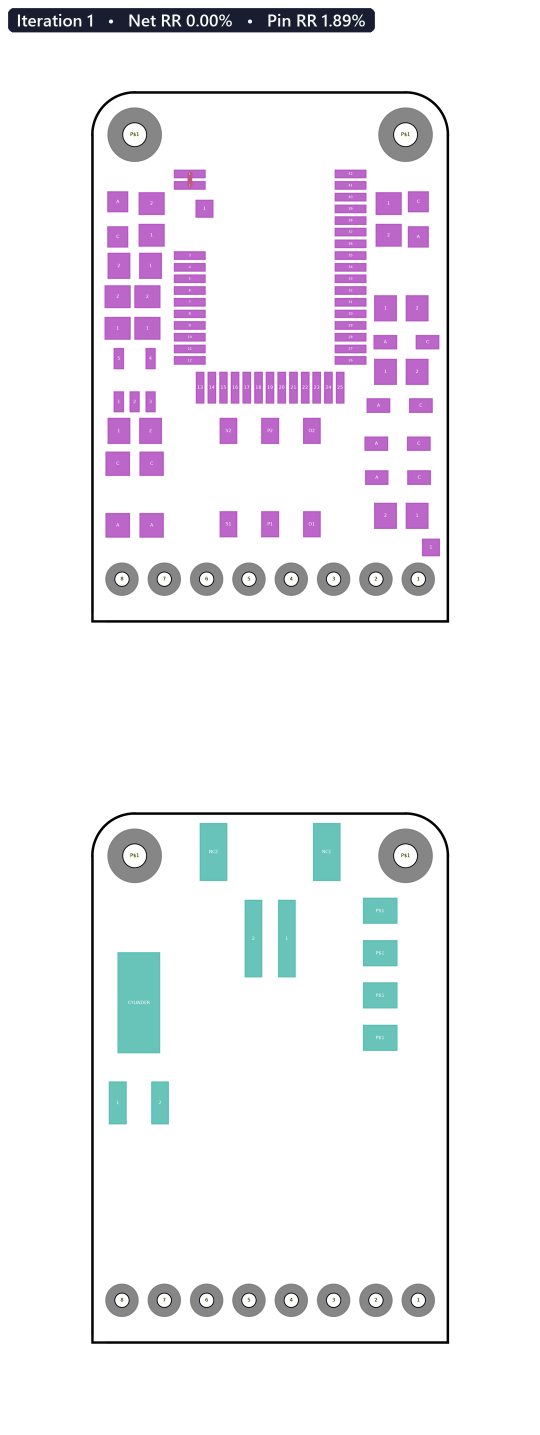
#> input picture routing/gifs/exp0--gemini-2-5-flash-lite.gif, 1080 x 2870 px (shown at 1/2 size)
$ python -i build_routing_gifs.py   (imports and definitions only)
#> lines starting #> are read from the running program, lines starting #| are printed output that depends on the picture
#!/usr/bin/env python3
"""Generate synchronized No Tools OmniRouting GIFs from top/bottom frames."""

from __future__ import annotations

import argparse
import json
import re
from pathlib import Path

from PIL import Image, ImageDraw, ImageFont


PROJECT_ROOT = Path(__file__).resolve().parents[1]
DEFAULT_INPUT_DIR = (
    PROJECT_ROOT.parent
    / "Adafruit DRV8833##1_baseline_no_tools (3)"
    / "Adafruit DRV8833##1_baseline_no_tools"
)
DEFAULT_OUTPUT_DIR = PROJECT_ROOT / "routing" / "gifs"
GROUND_TRUTH_FILENAME = "ground-truth.png"
FRAME_RE = re.compile(r"^iter_(?P<iteration>\d+)_current\.png$", re.IGNORECASE)
STEP_METRIC_RE = re.compile(
    r"^step\s+(?P<iteration>\d+)\s+"
    r"Net RR=\s*(?P<net_rr>\d+(?:\.\d+)?)%.*?"
    r"Pin RR=\s*(?P<pin_rr>\d+(?:\.\d+)?)%"
)
SETUP_IDS = {
    "agent_no_tools": "exp0",
    "agent_score_only": "exp1",
    "agent_visualization_only": "exp2",
    "agent_semantic_only": "exp3",
    "agent_prerouting_remake": "exp4",
    "agent_all_tools": "exp5",
}
MODEL_ALIASES = {
    "llama4-maverick": "llama-4-maverick",
}


# [28 lines left out: function parse_args, not called in this run]


def slugify(value: str) -> str:
    slug = re.sub(r"[^a-z0-9]+", "-", value.lower()).strip("-")
    return MODEL_ALIASES.get(slug, slug)


# [105 lines left out: functions setup_id, collect_side_frames, collect_jobs, load_step_metrics, remove_bottom_left_text, not called in this run]


def open_on_white(path: Path, clean_bottom_left_text: bool = False) -> Image.Image:
#> called with clean_bottom_left_text = False
    with Image.open(path) as source:
#> source is the input picture: PIL image 1080x2870 P; mean R, G, B 240.5, 238.6, 243
        rgba = source.convert("RGBA")
    canvas = Image.new("RGBA", rgba.size, "white")
#> canvas: PIL image 1080x2870 RGBA; every value is 255
    canvas.alpha_composite(rgba)
    image = canvas.convert("RGB")
    if clean_bottom_left_text:
        remove_bottom_left_text(image)

    width, height = image.size
#> width = 1080; height = 2870
    crop_box = (
        round(width * 0.13),
        round(height * 0.08),
        round(width * 0.87),
        round(height * 0.90),
    )
#> crop_box = (140, 230, 940, 2583)
    return image.crop(crop_box)
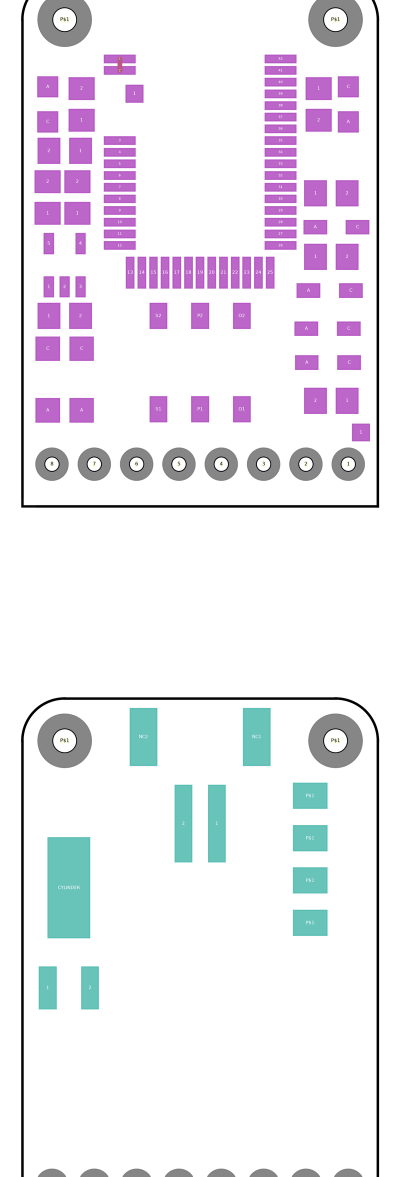
#> returned value: PIL image 800x2353 RGB (shown at 1/2 size); mean R, G, B 237.5, 234.3, 241.1


# [212 lines left out: functions compose_sides, load_metadata_font, draw_metadata_bar, prepare_frame, write_ground_truth, main, not called in this run]


# [2 lines not run here, left out]

>>> result = open_on_white('../routing/gifs/exp0--gemini-2-5-flash-lite.gif')

$ run again, on routing/gifs/exp1--gemini-2-5-flash-lite.gif
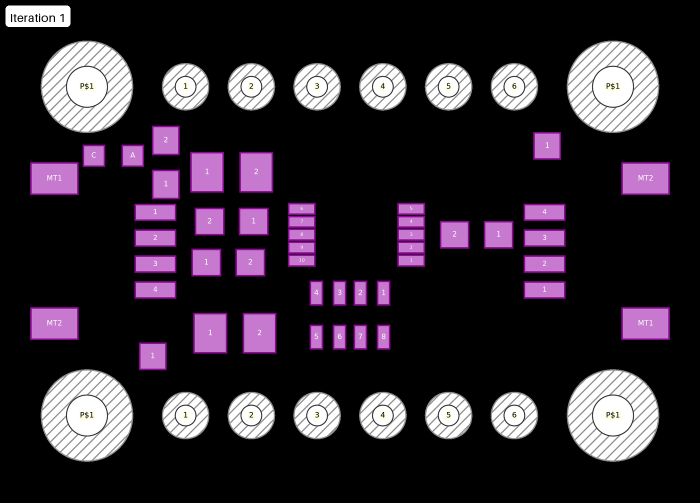
#> input picture routing/gifs/exp1--gemini-2-5-flash-lite.gif, 1400 x 1005 px (shown at 1/2 size)
#> in open_on_white, source is the input picture: PIL image 1400x1005 P; mean R, G, B 49.2, 40.9, 49.8
#> canvas: PIL image 1400x1005 RGBA; every value is 255
#> in open_on_white, `return image.crop(crop_box)`:
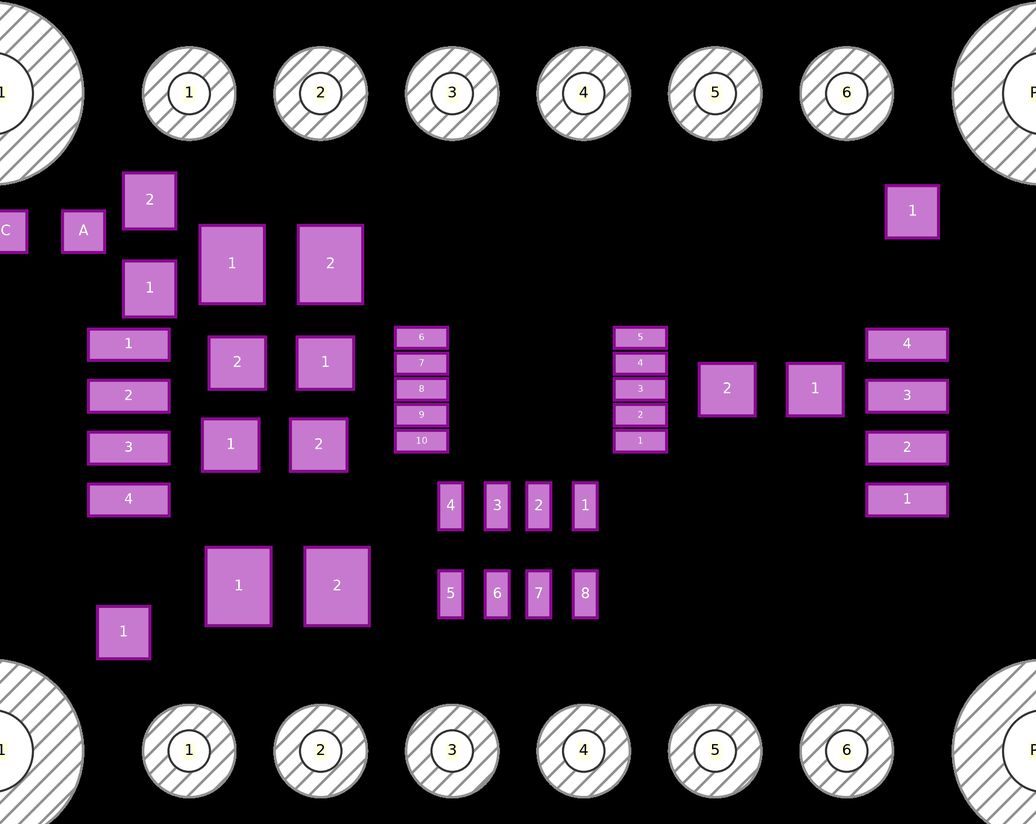
#> returned value: PIL image 1036x824 RGB; mean R, G, B 57.4, 46.4, 58.3

$ run again, on routing/gifs/exp1--llama-4-maverick.gif
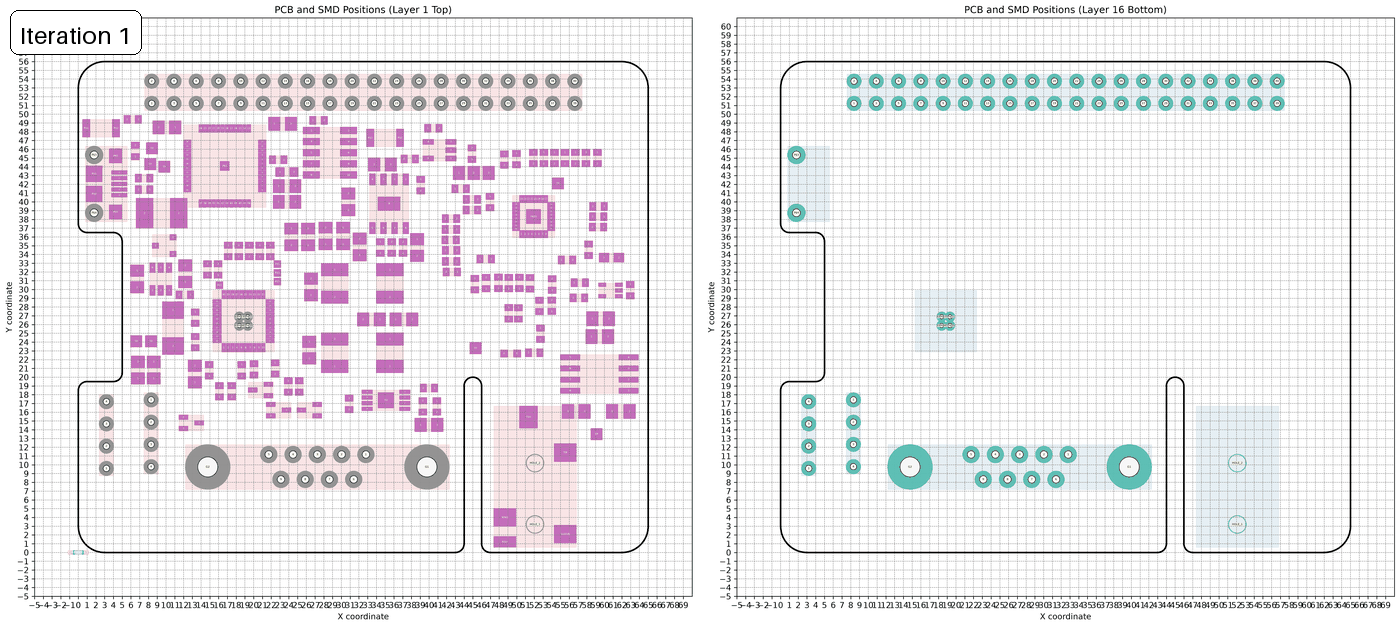
#> input picture routing/gifs/exp1--llama-4-maverick.gif, 1400 x 627 px
#> in open_on_white, source is the input picture: PIL image 1400x627 P; mean R, G, B 234.6, 231.6, 234.8
#> canvas: PIL image 1400x627 RGBA; every value is 255
#> in open_on_white, `return image.crop(crop_box)`:
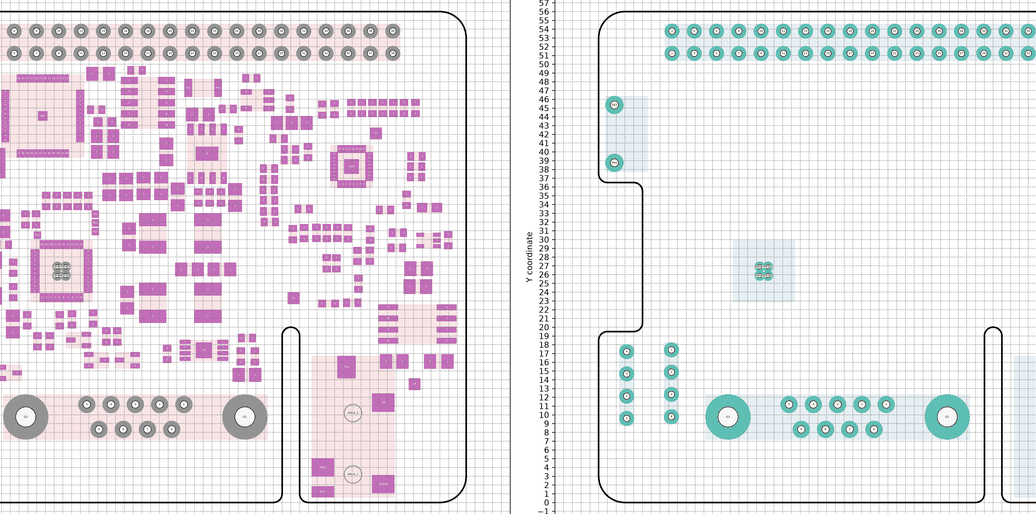
#> returned value: PIL image 1036x514 RGB; mean R, G, B 232.7, 228.5, 232.8
